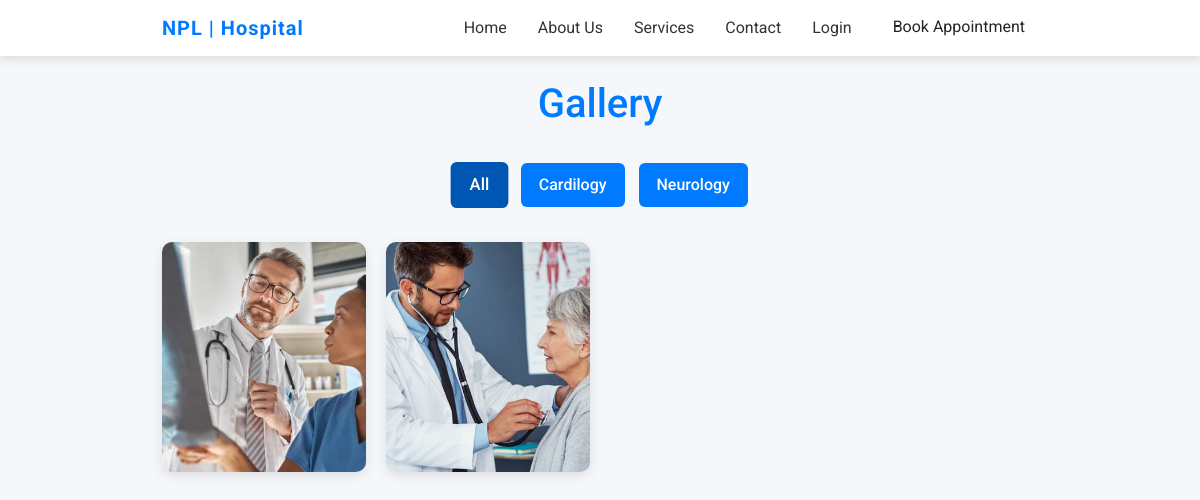
/gallery.php, run on the app's committed database.
### tables this page shows
CREATE TABLE `gallery_categories` (
  `id` int(11) NOT NULL,
  `title` varchar(100) NOT NULL,
  `created_at` timestamp NOT NULL DEFAULT current_timestamp()
);

CREATE TABLE `gallery` (
  `id` int(11) NOT NULL,
  `cat_id` int(11) NOT NULL,
  `image` varchar(255) NOT NULL,
  `uploaded_at` timestamp NOT NULL DEFAULT current_timestamp()
);

### gallery.php (the view, shortened to what this page needs)
<?php
include('db.php');
include('assets/include/navbar.php');
$categories = mysqli_query($con, "SELECT * FROM gallery_categories ORDER BY title ASC");
$images = mysqli_query($con, "SELECT g.id, g.image, g.cat_id, c.title AS cat_title
                              FROM gallery g
                              JOIN gallery_categories c ON g.cat_id=c.id
                              ORDER BY g.id DESC");
?>
<!DOCTYPE html>
<html lang="en">
<head>
<link rel="stylesheet" href="https://cdn.jsdelivr.net/npm/bootstrap@5.3.2/dist/css/bootstrap.min.css">
</head>
<body>
<div class="container mt-4">
    <h1>Gallery</h1>
    <div class="filter-btns">
        <button class="filter-btn active" onclick="filterImages(event, 'all')">All</button>
        <?php while($cat = mysqli_fetch_assoc($categories)): ?>
            <button class="filter-btn" onclick="filterImages(event, 'cat-<?= $cat['id'] ?>')"><?= htmlspecialchars($cat['title']) ?></button>
        <?php endwhile; ?>
    </div>
    <div class="gallery-grid">
        <?php while($img = mysqli_fetch_assoc($images)): ?>
            <img src="http://localhost/npl/Admin/uploads/gallery/<?= htmlspecialchars($img['image']) ?>"
                 class="gallery-item cat-<?= $img['cat_id'] ?>" alt="<?= htmlspecialchars($img['cat_title']) ?>">
        <?php endwhile; ?>
    </div>
</div>
</body>
</html>

### gallery.php (style rules this page uses)
body { font-family: 'Roboto', sans-serif; background: #f5f7fa; margin: 0; color: #333; }
.container { max-width: 900px; margin: 0 auto; }
h1 { text-align: center; margin-bottom: 30px; color: #007BFF; }
.filter-btns { text-align: center; margin-bottom: 30px; }
.filter-btns button { background: #007BFF; color: #fff; border: none; padding: 10px 18px; margin: 5px; border-radius: 6px; cursor: pointer; transition: all 0.3s ease; font-weight: 500; }
.filter-btns button:hover, .filter-btns button.active { background: #0056b3; transform: scale(1.05); }
.gallery-grid { display: grid; grid-template-columns: repeat(auto-fill, minmax(180px, 1fr)); gap: 20px; }
.gallery-item { width: 100%; height: 230px; object-fit: cover; border-radius: 10px; box-shadow: 0 4px 12px rgba(0,0,0,0.1); cursor: pointer; transition: all 0.5s ease; opacity: 1; transform: scale(1); }

### data on the page
gallery_categories: title "Cardilogy"
gallery_categories: title "Neurology"
gallery: image (picture)
gallery: image (picture)
